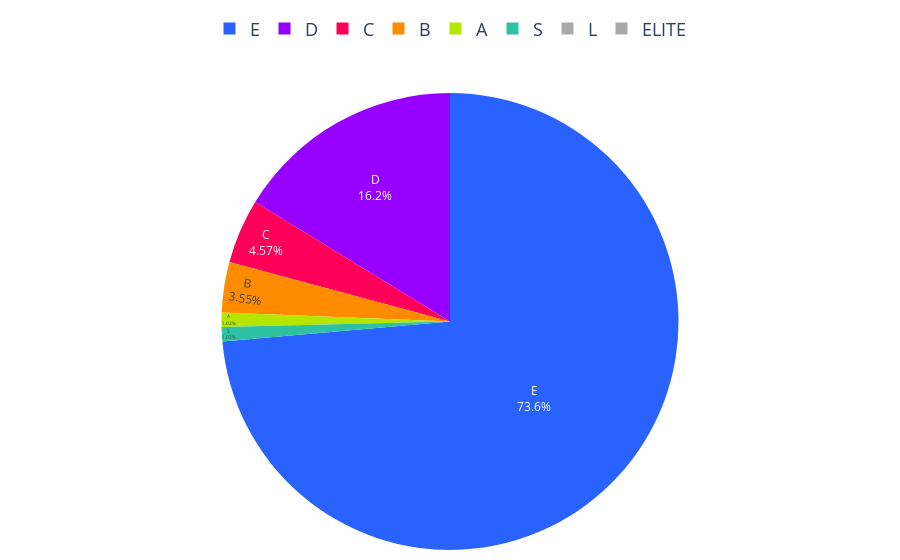

Notebook cell for this chart:
### Code cell
# Datos proporcionados
colores = ['#2962ff', '#9500ff', '#ff0059', '#ff8c00', '#b4e600', '#2EC2A2', '#E50CB6', '#A9A9A9']  # Añadimos gris

porcentajes = creditos_segmentos_2023['Porcentaje']
labels = creditos_segmentos_2023['Segmento']

# Asignar un color gris para los segmentos que no tengan porcentaje
# Crear un diccionario de colores con todos los segmentos, asignando gris a los que no tienen porcentaje
colores_segmentos = {segmento: colores[i] if segmento in labels.values else '#A9A9A9' 
                     for i, segmento in enumerate(segmentos)}

# Ordenar los segmentos según el orden deseado
orden_segmentos = ["E", "D", "C", "B", "A", "S", "L", "ELITE"]

# Crear lista de colores y valores en el orden especificado
colores_ordenados = [colores_segmentos.get(segmento, '#A9A9A9') for segmento in orden_segmentos]
valores_ordenados = [porcentajes[labels == segmento].sum() if segmento in labels.values else 0 for segmento in orden_segmentos]

# Crear gráfico de pastel
fig = go.Figure(data=[go.Pie(
    labels=orden_segmentos, 
    values=valores_ordenados, 
    marker=dict(colors=colores_ordenados)
)])

# Configuración de texto dentro del gráfico
fig.update_traces(
    textinfo='percent+label',  # Mostrar porcentaje y etiquetas
    textposition='inside'     # Ubicar texto dentro de las secciones
)

# Configuración de la leyenda
fig.update_layout(
    margin=dict(l=10, r=10, t=10, b=10),  # Ajusta los márgenes
    legend=dict(                  # Personaliza la leyenda
        x=0.5,  # Posición horizontal centrada
        y=1.1,  # Posición vertical ajustada al top
        font=dict(size=18),  # Tamaño de la fuente
        xanchor='center',  # Ancla en el centro horizontal
        yanchor='bottom',  # Ancla en la parte inferior de la leyenda
        orientation='h'  # Cambiar orientación de la leyenda a horizontal
    ),
    xaxis=dict(tickangle=45),  # Ajusta el ángulo de los ticks en el eje X
    yaxis=dict(tickangle=45),   # Ajusta el ángulo de los ticks en el eje Y
    autosize=True,
    showlegend=True  # Mostrar la leyenda
)

# Función para exportar la gráfica como archivo HTML con configuración personalizada
def guardar_grafico_como_html(fig, nombre_archivo, carpeta='assets/graficas'):
    if not os.path.exists(carpeta):
        os.makedirs(carpeta)
    
    # Configuración para desactivar herramientas no deseadas
    config = {
        'displaylogo': False,  # Ocultar logo de Plotly
        'modeBarButtonsToRemove': [
            'toImage',       # Botón de guardar como imagen
            'resetScale2d',  # Reset de ejes (no aplica aquí, pero lo incluimos como ejemplo)
            'zoom2d',        # Botón de zoom
            'pan2d',         # Botón de desplazamiento
        ]
    }
    # Exportar el gráfico con configuración
    pio.write_html(fig, f'{carpeta}/{nombre_archivo}.html', config=config)

# Exportar el gráfico
guardar_grafico_como_html(fig, 'g_pie_dist_creditos_segmento_2024_OFICIAL', carpeta='assets/graficas')

# Mostrar el gráfico
fig.show()

### Figure 1 — Plotly figure (JSON) as saved in the notebook; plotly's stock layout.template omitted (floating-point values rounded to 4 significant figures)
{"data": [{"labels": ["E", "D", "C", "B", "A", "S", "L", "ELITE"], "marker": {"colors": ["#2962ff", "#9500ff", "#ff0059", "#ff8c00", "#b4e600", "#2EC2A2", "#A9A9A9", "#A9A9A9"]}, "textinfo": "percent+label", "textposition": "inside", "type": "pie", "values": [73.6, 16.24, 4.569, 3.553, 1.015, 1.015, 0, 0]}], "layout": {"autosize": true, "legend": {"font": {"size": 18}, "orientation": "h", "x": 0.5, "xanchor": "center", "y": 1.1, "yanchor": "bottom"}, "margin": {"b": 10, "l": 10, "r": 10, "t": 10}, "showlegend": true, "xaxis": {"tickangle": 45}, "yaxis": {"tickangle": 45}}}
